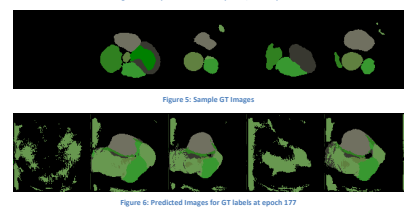
#> input picture GAN_Images.PNG, 415 x 210 px; its folder holds only this picture in this run
$ python -i data_prep.py   (imports and definitions only)
#> lines starting #> are read from the running program, lines starting #| are printed output that depends on the picture
import SimpleITK as sitk
import os
import numpy as np
from PIL import Image


class counts():
    '''
    a counts class that determines how many unique classes exist and what their labels
    '''
    def __init__(self):
        self.arrs = []

    # [14 lines left out: functions count_unique, count, not called in this run]


def count_classes(src, path='ct_train'):
    '''
    a method that counts the number of classes and stores them. This is for re-indexing and to know the number of classes
    without hardcoding
    :param src: source directory
    :param path: train or test path
    :return: 0
    '''
    cc = counts()
    dest = os.path.join(src, path)
    for file in os.listdir(dest):
        full_p = os.path.join(dest, file)
        im = sitk.ReadImage(full_p)
        im_arr = sitk.GetArrayFromImage(im)
        name = file.split(sep='_')
        desig = name[3].split(sep='.')[0] + "_"
        if desig == 'label_':
            cc.count_unique(im_arr)
    cc.count()
    np.save(os.path.join(os.path.split(dest)[0], 'class_counts'), cc.uni)
    return cc.uni

# [95 lines left out: functions re_index, resize_img, load_and_save, normalize, not called in this run]

>>> import cv2
>>> picture = cv2.imread('../../GAN_Images.PNG', cv2.IMREAD_GRAYSCALE)
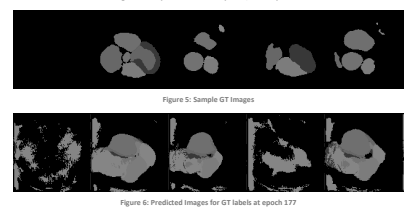
#> picture: shape (210, 415); min 0, max 255, mean 91.9
>>> result = count_classes(picture)
#> (the run stopped early here; a loop or call above may not have finished)

$ run again, on Unet_Images.PNG
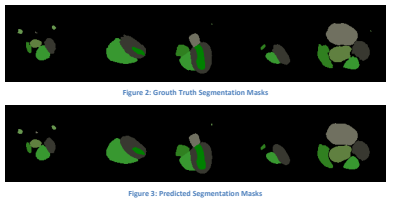
#> input picture Unet_Images.PNG, 394 x 202 px
#> `picture = cv2.imread('../../GAN_Images.PNG', cv2.IMREAD_GRAYSCALE)`:
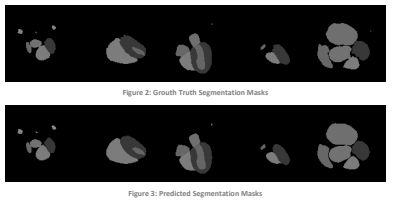
#> picture: shape (202, 394); min 0, max 255, mean 75.7
